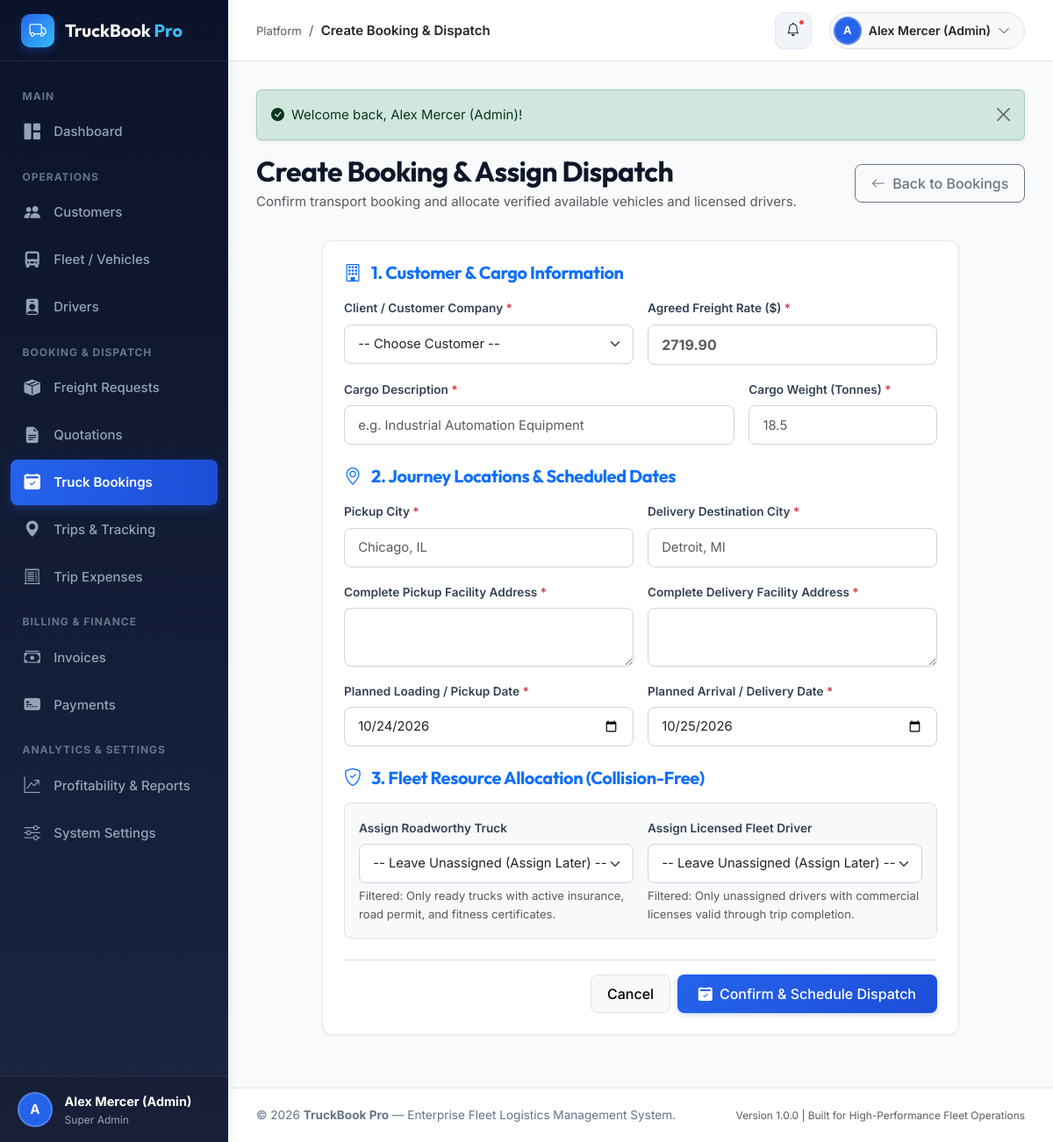
Screenshot of /modules/bookings/create.php (signed in) with the database file from the repository.
### tables this page shows
CREATE TABLE `users` (
  `id` INT UNSIGNED AUTO_INCREMENT PRIMARY KEY,
  `role_id` INT UNSIGNED NOT NULL,
  `name` VARCHAR(100) NOT NULL,
  `email` VARCHAR(120) NOT NULL UNIQUE,
  `password_hash` VARCHAR(255) NOT NULL,
  `phone` VARCHAR(25) NULL,
  `status` ENUM('active', 'inactive', 'suspended') NOT NULL DEFAULT 'active',
  `avatar` VARCHAR(255) NULL,
  `last_login` DATETIME NULL,
  `created_at` DATETIME NOT NULL DEFAULT CURRENT_TIMESTAMP,
  `updated_at` DATETIME NOT NULL DEFAULT CURRENT_TIMESTAMP ON UPDATE CURRENT_TIMESTAMP,
  INDEX `idx_users_role` (`role_id`),
  INDEX `idx_users_email` (`email`),
  INDEX `idx_users_status` (`status`),
  CONSTRAINT `fk_users_role` FOREIGN KEY (`role_id`) REFERENCES `roles` (`id`) ON DELETE RESTRICT
);

CREATE TABLE `roles` (
  `id` INT UNSIGNED AUTO_INCREMENT PRIMARY KEY,
  `name` VARCHAR(50) NOT NULL,
  `slug` VARCHAR(50) NOT NULL UNIQUE,
  `description` TEXT NULL,
  `created_at` DATETIME NOT NULL DEFAULT CURRENT_TIMESTAMP
);

### modules/bookings/create.php (the view, shortened to what the rows shown need)
<?php
require_once __DIR__ . '/../../includes/validation.php';
require_once __DIR__ . '/../../includes/header.php';
?>
<div class="page-header">
    <div>
        <h2 class="fw-bold mb-1">Create Booking & Assign Dispatch</h2>
    </div>
</div>
<?php require_once __DIR__ . '/../../includes/footer.php'; ?>

### includes/sidebar.php (shortened to what the rows shown need)
<?php
$user = currentUser();
?>
<aside id="app-sidebar">
    <div class="sidebar-user">
        <div class="user-avatar-circle">
            <?= strtoupper(substr($user['name'] ?? 'U', 0, 1)) ?>
        </div>
        <div class="user-info text-truncate">
            <div class="fw-bold text-white text-truncate" style="font-size: 0.9rem;">
                <?= e($user['name'] ?? 'Guest') ?>
            </div>
            <div class="text-light" style="font-size: 0.75rem; color: #94a3b8 !important;">
                <?= e($user['role_name'] ?? 'Role') ?>
            </div>
        </div>
    </div>
</aside>

### includes/topbar.php (shortened to what the rows shown need)
<?php
require_once __DIR__ . '/../config/database.php';
?>
<header id="app-topbar">
    <div class="topbar-actions">
        <div class="dropdown">
            <button class="btn btn-light border d-flex align-items-center gap-2 p-1 pe-3 rounded-pill" type="button" data-bs-toggle="dropdown" aria-expanded="false">
                <div class="user-avatar-circle" style="width: 32px; height: 32px; font-size: 0.8rem;">
                    <?= strtoupper(substr($user['name'] ?? 'U', 0, 1)) ?>
                </div>
                <span class="topbar-user-name fw-semibold small text-dark"><?= e($user['name'] ?? 'Account') ?></span>
                <i class="bi bi-chevron-down small text-muted"></i>
            </button>
        </div>
    </div>
</header>

### rows the page displays
users: name "A", name "Alex Mercer (Admin)", role.name "Super Admin"

### other values shown
$pageTitle "Create Booking & Dispatch"
$text "Welcome back, Alex Mercer (Admin)!"
getSetting('currency_symbol', '$') "$"
APP_NAME "TruckBook Pro"
APP_VERSION "1.0.0"
